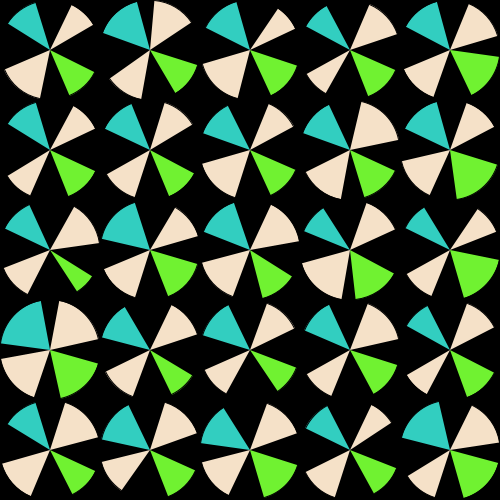
Frame 1 (no input)
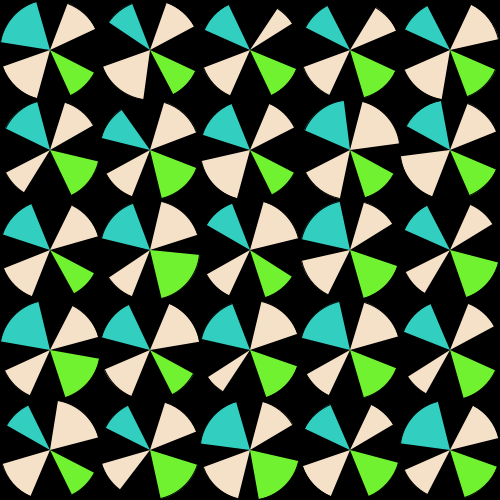
Frame 60 (the mouse pressed at the canvas centre just before this capture)
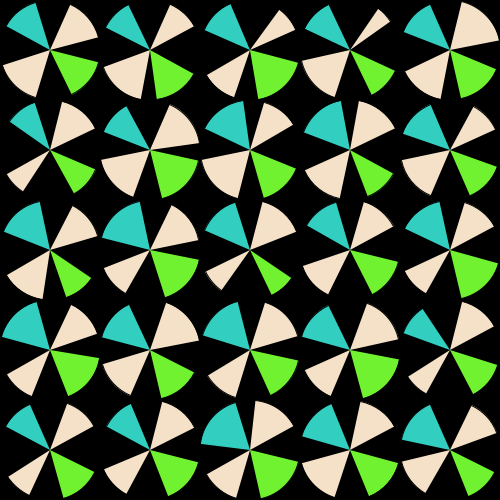
Frame 120 (the mouse held since frame 60 and released just before this capture)

The Processing sketch that drew these frames (run headless with seeded random() and noise(); from frame 60 on, the mouse is pressed at the canvas centre):

// Processing sketch: four_arc
// ── four_arc.pde
Arc[][] a=new Arc[5][5];

void setup() {
  size(500, 500);
  fill(255);
  for(int i=0;i<5;i++){
    for(int j=0;j<5;j++){
      a[i][j]=new Arc(new PVector(50+100*i, 50+100*j), new PVector(100,100));
    }
  }
}

void draw() {
  background(0);
  for(int i=0;i<5;i++){
    for(int j=0;j<5;j++){
      a[i][j].show();
    }
  }
  
}

class Arc {
  PVector pos;
  PVector size;
  float start; //radians
  float[] noiseSeed_s=new float[4], noiseSeed_e=new float[4];

  Arc(PVector pos_, PVector size_) {
    pos=pos_;
    size=size_;
    for (int i=0; i<4; i++) {
      noiseSeed_s[i]=random(100000);
      noiseSeed_e[i]=random(100000);
    }
  }
  void show() {
    for (int i=0; i<4; i++) {
      if(i==3) fill(#32CEC0);
      else if(i==1) fill(#70F231);
      else fill(#F5E1C8);
      float s=map(noise(noiseSeed_s[i]), 0, 1, 0, 45)+90*(i-1);
      float e=-map(noise(noiseSeed_e[i]), 0, 1, 0, 45)+90*i;
      arc(pos.x, pos.y, size.x, size.y, radians(s), radians(e));
      noiseSeed_s[i]+=0.01;
      noiseSeed_e[i]+=0.01;
    }
  }
}
